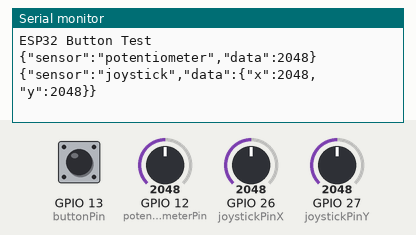
Bench run of a sketch on a simulated ESP32. Parts: the last lines printed to the serial monitor. The inputs (shaded band) are chosen by the test bench; at power-on: GPIO 13 (buttonPin) HIGH, GPIO 12 (potentiometerPin) = 2048, GPIO 26 (joystickPinX) = 2048, GPIO 27 (joystickPinY) = 2048.

Above: at 2.2 s.
2.3 s: GPIO 13 (buttonPin) pulled LOW for 0.15 s
At 2.9 s:
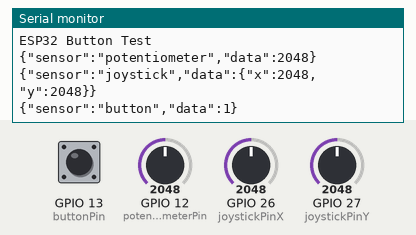
3.9 s: GPIO 12 (potentiometerPin) set to 2866
At 5.1 s:
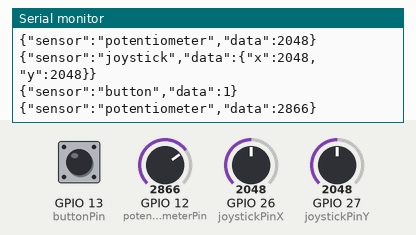
5.4 s: GPIO 26 (joystickPinX) set to 2866
At 6.5 s:
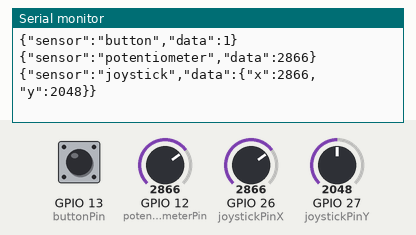
6.9 s: GPIO 27 (joystickPinY) set to 2866
At 7.6 s:
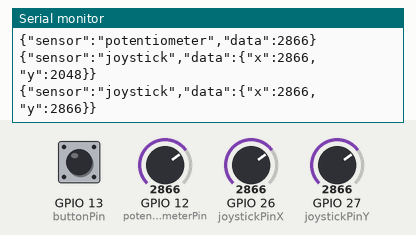
8.4 s: GPIO 12 (potentiometerPin) set to 3603
At 9.6 s:
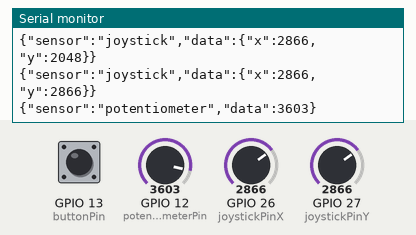
9.9 s: GPIO 26 (joystickPinX) set to 3603
At 11.0 s:
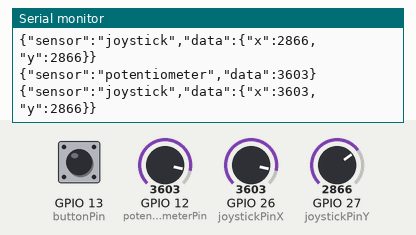
Timing chart, 0 to 12.4 s (numbered marks = the images above; inputs shaded):
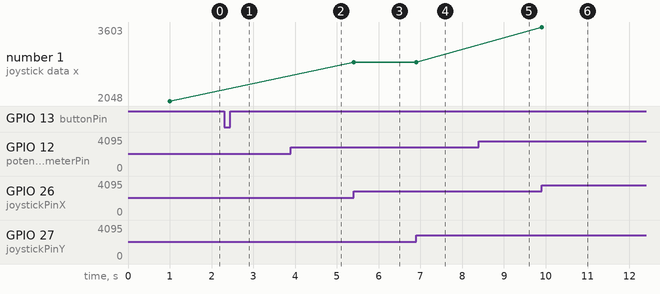

The sketch:

sensorToSerial.ino
```cpp
#include <ArduinoJson.h>

const int buttonPin = 13;
const int potentiometerPin = 12;
const int joystickPinX = 26;
const int joystickPinY = 27;

int buttonState = 1;
int potentiometerState = 0;
int joystickStateX = 0;
int joystickStateY = 0;


void setup() {
  Serial.begin(115200);
  delay(1000); // give me time to bring up serial monitor
  Serial.println("ESP32 Button Test");
  pinMode(buttonPin, INPUT_PULLUP);
  //need pinModes for joystick and potentiometer
}

void loop(){
  int tempButtonState = digitalRead(buttonPin);
  if(tempButtonState == 0 && buttonState == 1){
    sendButtonClick();
  }
  buttonState = tempButtonState;
  int tempPotentiometerState = analogRead(potentiometerPin);
  if(tempPotentiometerState != potentiometerState){
    potentiometerState = tempPotentiometerState;
    sendPotentiometerChange(potentiometerState);
  }
  potentiometerState = tempPotentiometerState;
  int tempJoystickStateX = analogRead(joystickPinX);
  int tempJoystickStateY = analogRead(joystickPinY);
  if(tempJoystickStateX != joystickStateX || tempJoystickStateY != joystickStateY){
    joystickStateX = tempJoystickStateX;
    joystickStateY = tempJoystickStateY;
    sendJoystickChange(joystickStateX, joystickStateY);
  }
  joystickStateX = tempJoystickStateX;
  joystickStateY = tempJoystickStateY;
}

void sendButtonClick(){
  DynamicJsonDocument doc(260);
  doc["sensor"] = "button";
  doc["data"]   = 1;
  serializeJson(doc, Serial);
  Serial.println("");
}

void sendPotentiometerChange(int val){
  DynamicJsonDocument doc(260);
  doc["sensor"] = "potentiometer";
  doc["data"]   = val;
  serializeJson(doc, Serial);
  Serial.println("");
}

void sendJoystickChange(int x, int y){
  DynamicJsonDocument doc(260);
  doc["sensor"] = "joystick";
  doc["data"]["x"] = x;
  doc["data"]["y"] = y;
  serializeJson(doc, Serial);
  Serial.println("");
}
```

Measured:
- after the input at 2.3 s, the serial monitor: prints a new line at once (image 1)
- after the input at 3.9 s, the serial monitor: prints a new line at once (image 2)
- after the input at 5.4 s, the serial monitor: prints a new line at once (image 3)
- after the input at 6.9 s, the serial monitor: prints a new line at once (image 4)
- after the input at 8.4 s, the serial monitor: prints a new line at once (image 5)
- after the input at 9.9 s, the serial monitor: prints a new line at once (image 6)
